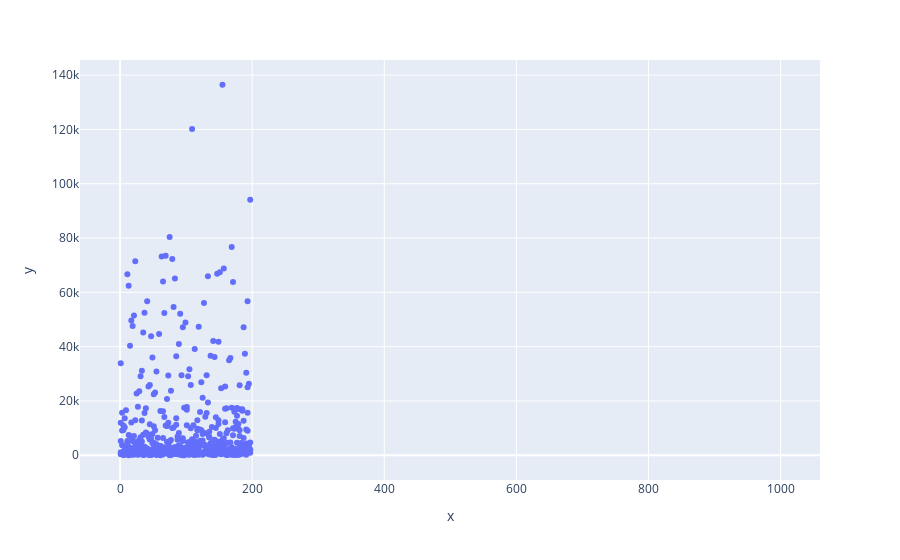

Notebook source saved alongside this figure:
### Code cell
fig = px.scatter(x=ftr['countycd'], y=ftr['totalacreloss'])
fig.show()

### Figure 1 — Plotly figure (JSON) as saved in the notebook; plotly's stock layout.template omitted (floating-point values rounded to 4 significant figures; data arrays with more than 128 entries replaced by an {"elided": "..."} marker saying what was removed)
{"data": [{"hoverlabel": {"namelength": 0}, "hovertemplate": "x=%{x}<br>y=%{y}", "legendgroup": "", "marker": {"color": "#636efa", "symbol": "circle"}, "mode": "markers", "name": "", "showlegend": false, "type": "scatter", "x": {"elided": "490 int values"}, "xaxis": "x", "y": {"elided": "490 int values"}, "yaxis": "y"}], "layout": {"legend": {"tracegroupgap": 0}, "margin": {"t": 60}, "xaxis": {"anchor": "y", "domain": [0, 1], "title": {"text": "x"}}, "yaxis": {"anchor": "x", "domain": [0, 1], "title": {"text": "y"}}}}
